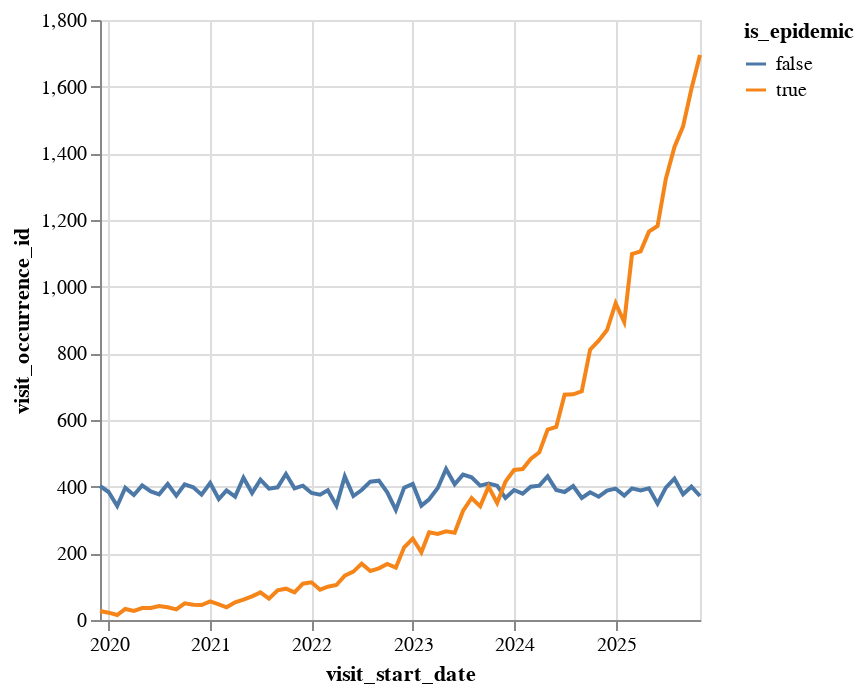

The code cell stored with this chart in its notebook:
### Markdown cell above
Plot the temporal repartition of epidemic visits compared to non-epidemic visits.

### Code cell
alt.Chart(epidemic_cond_summary).mark_line().encode(
    x='visit_start_date:T',
    y='visit_occurrence_id:Q',
    color="is_epidemic:N"
)

### Figure 1 — Vega-Lite specification as saved in the notebook (floating-point values rounded to 4 significant figures; data arrays with more than 128 entries replaced by an {"elided": "..."} marker saying what was removed)
{"config": {"view": {"continuousWidth": 300, "continuousHeight": 300}}, "data": {"name": "data-44640f5334a51f221b80d97adc7c1113"}, "mark": {"type": "line"}, "encoding": {"color": {"field": "is_epidemic", "type": "nominal"}, "x": {"field": "visit_start_date", "type": "temporal"}, "y": {"field": "visit_occurrence_id", "type": "quantitative"}}, "$schema": "https://vega.github.io/schema/vega-lite/v5.20.1.json", "datasets": {"data-44640f5334a51f221b80d97adc7c1113": {"elided": "144 records"}}}
